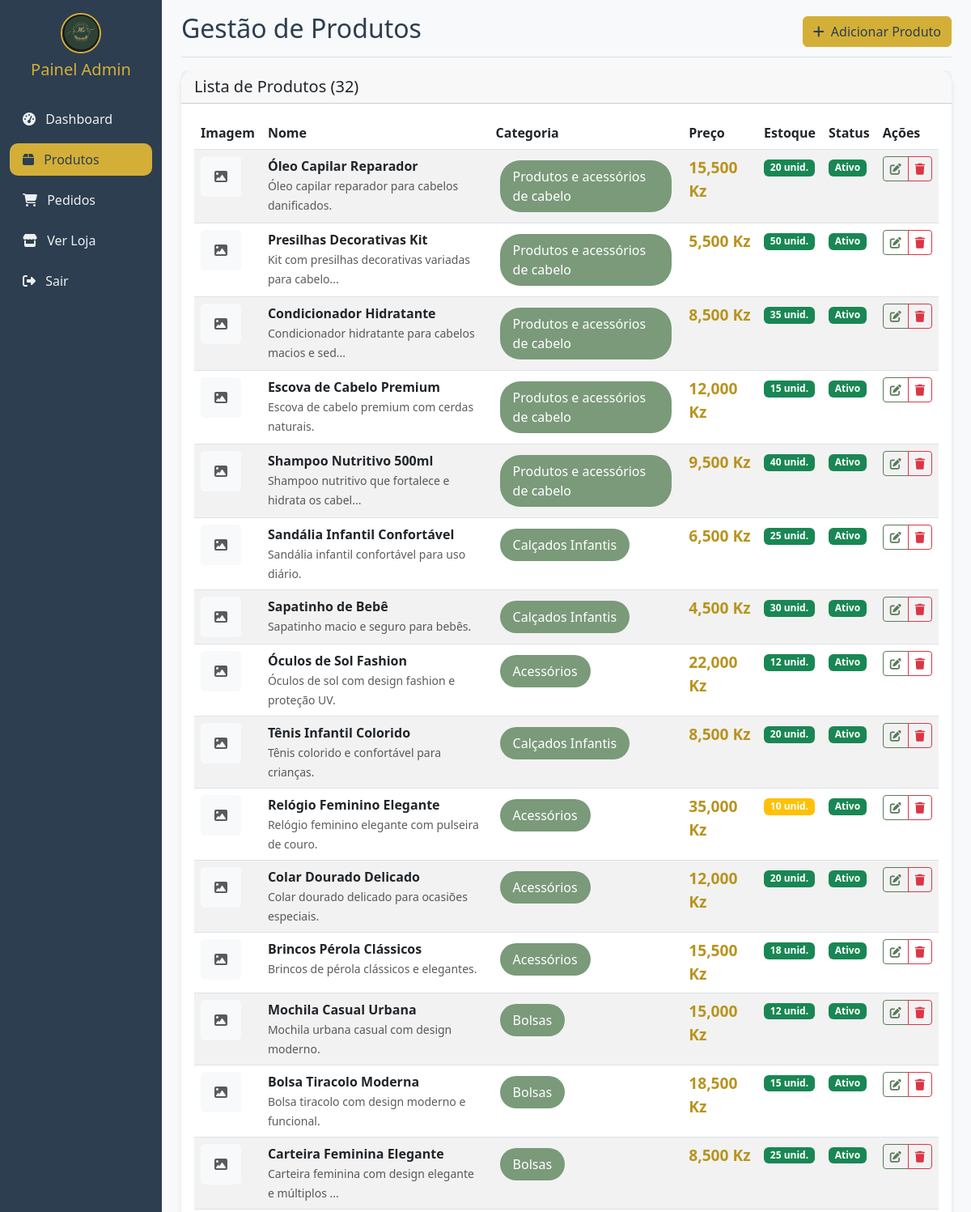
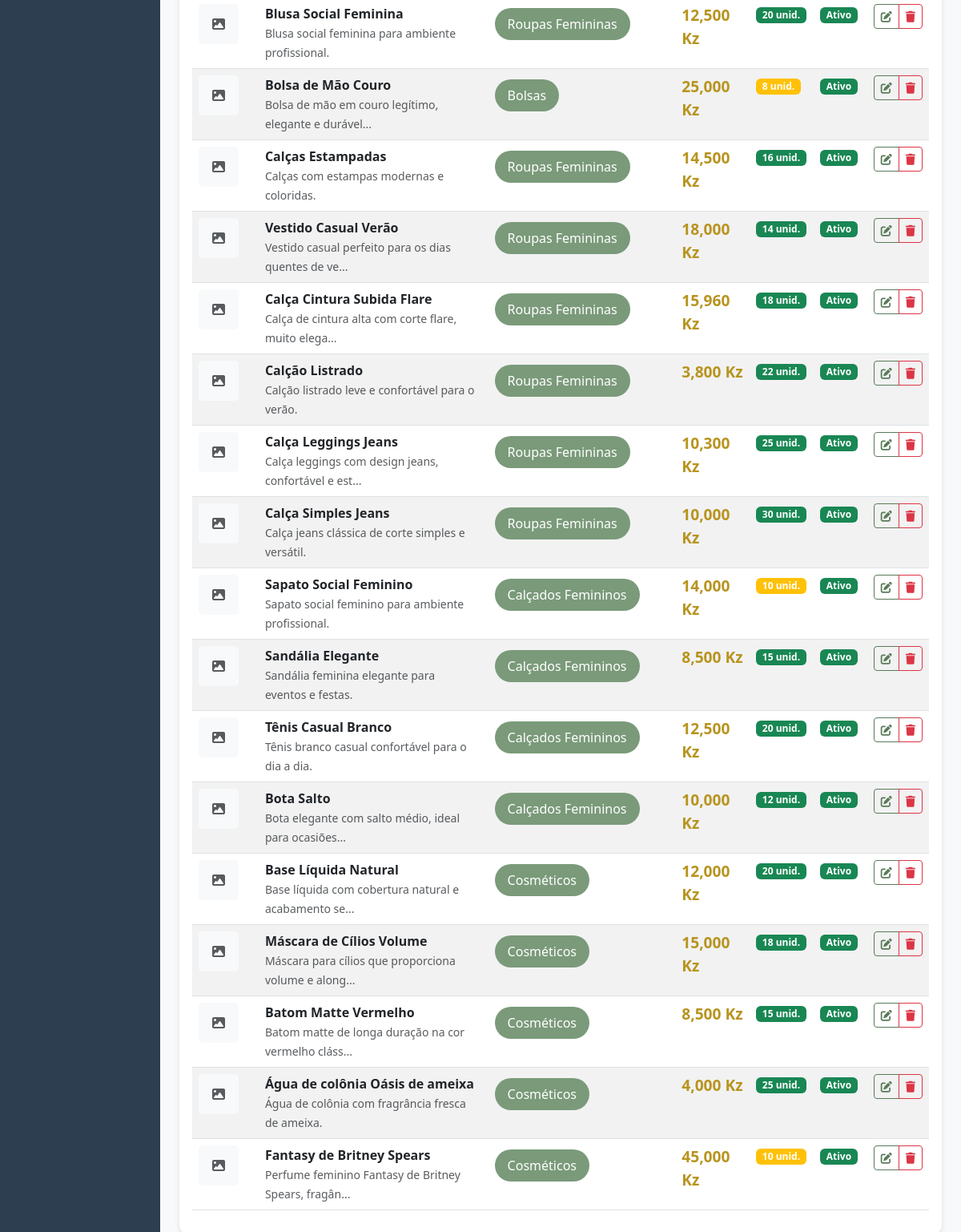
The page /admin/products (signed in) on the database its author committed (2 pictures, top to bottom).
### models.py (models this page shows)
class Product(db.Model):
    __tablename__ = 'products'
    id = db.Column(db.Integer, primary_key=True)
    name = db.Column(db.String(200), nullable=False)
    price = db.Column(db.Numeric(10, 2), nullable=False)
    category = db.Column(db.String(100), nullable=False)
    image_url = db.Column(db.String(500))
    description = db.Column(Text)
    stock_quantity = db.Column(db.Integer, default=0)
    is_active = db.Column(db.Boolean, default=True)
    created_at = db.Column(db.DateTime, default=datetime.utcnow)
    updated_at = db.Column(db.DateTime, default=datetime.utcnow, onupdate=datetime.utcnow)

### routes.py (the view)
@app.route('/admin/products')
@login_required
def admin_products():
    products = get_products()
    categories = get_categories()
    return render_template('admin/products.html', products=products, categories=categories)

### app.py (called while the page is built)
@app.before_request
def init_cart():
    if 'cart' not in session:
        session['cart'] = {}

@login_manager.user_loader
def load_user(user_id):
    from models import User
    return User.query.get(int(user_id))

### database.py (called while the page is built)
def get_products():
    try:
        products = Product.query.order_by(Product.created_at.desc()).all()
        return [
            {
                'id': p.id,
                'name': p.name,
                'price': float(p.price),
                'category': p.category,
                'image_url': p.image_url,
                'description': p.description,
                'stock_quantity': p.stock_quantity,
                'is_active': p.is_active,
                'created_at': p.created_at,
                'updated_at': p.updated_at
            }
            for p in products
        ]
    except Exception as e:
        print(f"Error getting products: {e}")
        return []

def get_categories():
    try:
        categories = Category.query.order_by(Category.name).all()
        return [
            {
                'id': c.id,
                'name': c.name,
                'description': c.description,
                'is_active': c.is_active,
                'created_at': c.created_at
            }
            for c in categories
        ]
    except Exception as e:
        print(f"Error getting categories: {e}")
        return []

### templates/admin/products.html (shortened to what this page needs)
<!DOCTYPE html>
<html lang="pt">
<head>
    <link href="https://cdn.jsdelivr.net/npm/bootstrap@5.3.0/dist/css/bootstrap.min.css" rel="stylesheet">
    <link href="https://cdnjs.cloudflare.com/ajax/libs/font-awesome/6.4.0/css/all.min.css" rel="stylesheet">
    <link href="{{ url_for('static', filename='css/ecommerce-theme.css') }}" rel="stylesheet">
</head>
<body>
    <div class="container-fluid">
        <div class="row">
            <nav id="sidebar" class="col-md-3 col-lg-2 d-md-block admin-sidebar sidebar collapse">
                <div class="position-sticky pt-3">
                    <div class="text-center mb-4">
                        <img src="{{ url_for('static', filename='images/logo.png') }}" alt="NC Glamour Store" class="logo-image mb-2">
                        <h5 style="color: var(--accent-gold);">Painel Admin</h5>
                    </div>
                    <ul class="nav flex-column">
                        <li class="nav-item">
                            <a class="nav-link" href="{{ url_for('admin_dashboard') }}">
                                <i class="fas fa-tachometer-alt me-2"></i>
                                Dashboard
                            </a>
                        </li>
                        <li class="nav-item">
                            <a class="nav-link active" href="{{ url_for('admin_products') }}">
                                <i class="fas fa-box me-2"></i>
                                Produtos
                            </a>
                        </li>
                        <li class="nav-item">
                            <a class="nav-link" href="{{ url_for('admin_orders') }}">
                                <i class="fas fa-shopping-cart me-2"></i>
                                Pedidos
                            </a>
                        </li>
                        <li class="nav-item">
                            <a class="nav-link" href="{{ url_for('index') }}">
                                <i class="fas fa-store me-2"></i>
                                Ver Loja
                            </a>
                        </li>
                        <li class="nav-item">
                            <a class="nav-link" href="{{ url_for('admin_logout') }}">
                                <i class="fas fa-sign-out-alt me-2"></i>
                                Sair
                            </a>
                        </li>
                    </ul>
                </div>
            </nav>
            <main class="col-md-9 ms-sm-auto col-lg-10 px-md-4">
                <div class="d-flex justify-content-between flex-wrap flex-md-nowrap align-items-center pt-3 pb-2 mb-3 border-bottom">
                    <h1 class="h2">Gestão de Produtos</h1>
                    <div class="btn-toolbar mb-2 mb-md-0">
                        <a href="{{ url_for('admin_add_product') }}" class="btn btn-success">
                            <i class="fas fa-plus me-2"></i>Adicionar Produto
                        </a>
                    </div>
                </div>
                <div class="card">
                    <div class="card-header">
                        <h5 class="mb-0">Lista de Produtos ({{ products|length }})</h5>
                    </div>
                    <div class="card-body">
                        {% if products %}
                            <div class="table-responsive">
                                <table class="table table-striped table-hover">
                                    <thead>
                                        <tr>
                                            <th>Imagem</th>
                                            <th>Nome</th>
                                            <th>Categoria</th>
                                            <th>Preço</th>
                                            <th>Estoque</th>
                                            <th>Status</th>
                                            <th>Ações</th>
                                        </tr>
                                    </thead>
                                    <tbody>
                                        {% for product in products %}
                                            <tr>
                                                <td>
                                                    {% if product.image_url %}
                                                        <img src="{{ product.image_url }}" alt="{{ product.name }}"
                                                             class="img-thumbnail" style="width: 50px; height: 50px; object-fit: cover;">
                                                    {% else %}
                                                        <div class="bg-light d-flex align-items-center justify-content-center"
                                                             style="width: 50px; height: 50px; border-radius: 5px;">
                                                            <i class="fas fa-image text-muted"></i>
                                                        </div>
                                                    {% endif %}
                                                </td>
                                                <td>
                                                    <strong>{{ product.name }}</strong>
                                                    {% if product.description %}
                                                        <br><small class="text-muted">{{ product.description[:50] }}{{ '...' if product.description|length > 50 }}</small>
                                                    {% endif %}
                                                </td>
                                                <td>
                                                    <span class="category-pill">{{ product.category }}</span>
                                                </td>
                                                <td>
                                                    <span class="price">{{ '{:,.0f}'.format(product.price) }} Kz</span>
                                                </td>
                                                <td>
                                                    <span class="badge bg-{{ 'success' if product.stock_quantity > 10 else 'warning' if product.stock_quantity > 0 else 'danger' }}">
                                                        {{ product.stock_quantity }} unid.
                                                    </span>
                                                </td>
                                                <td>
                                                    <span class="badge bg-{{ 'success' if product.is_active else 'secondary' }}">
                                                        {{ 'Ativo' if product.is_active else 'Inativo' }}
                                                    </span>
                                                </td>
                                                <td>
                                                    <div class="btn-group btn-group-sm">
                                                        <a href="{{ url_for('admin_edit_product', product_id=product.id) }}"
                                                           class="btn btn-outline-primary">
                                                            <i class="fas fa-edit"></i>
                                                        </a>
                                                        <button class="btn btn-outline-danger"
                                                                onclick="confirmDelete({{ product.id }}, '{{ product.name }}')">
                                                            <i class="fas fa-trash"></i>
                                                        </button>
                                                    </div>
                                                </td>
                                            </tr>
                                        {% endfor %}
                                    </tbody>
                                </table>
                            </div>
                        {% else %}
                            <div class="text-center py-5">
                                <i class="fas fa-box fa-3x text-muted mb-3"></i>
                                <h5 class="text-muted">Nenhum produto encontrado</h5>
                                <p class="text-muted">Clique no botão "Adicionar Produto" para começar.</p>
                            </div>
                        {% endif %}
                    </div>
                </div>
            </main>
        </div>
    </div>
</body>
</html>

### static/css/ecommerce-theme.css (style rules this page uses)
:root { --primary-green: #5a7a5a; --primary-green-light: #7a9a7a; --primary-green-dark: #4a6a4a; --accent-gold: #d4af37; --accent-gold-light: #f4cf57; --accent-gold-dark: #b8941f; --neutral-dark: #2c3e50; --neutral-medium: #34495e; --neutral-light: #ecf0f1; --neutral-white: #ffffff; --success-color: #27ae60; --error-color: #e74c3c; --warning-color: #f39c12; --info-color: #3498db; --text-primary: #2c3e50; --text-secondary: #7f8c8d; --text-light: #bdc3c7; }
body { font-family: 'Segoe UI', Tahoma, Geneva, Verdana, sans-serif; color: var(--text-primary); background-color: #f8f9fa; }
.logo-image { width: 50px; height: 50px; border-radius: 50%; object-fit: cover; border: 2px solid var(--accent-gold); }
.btn-success { background-color: var(--accent-gold); border-color: var(--accent-gold); color: var(--neutral-dark); }
.btn-outline-primary { color: var(--primary-green); border-color: var(--primary-green); }
.card { border: none; border-radius: 15px; box-shadow: 0 4px 6px rgba(0,0,0,0.1); transition: all 0.3s ease; }
.price { color: var(--accent-gold-dark); font-weight: bold; font-size: 1.2rem; }
.category-pill { background-color: var(--primary-green-light); color: white; border-radius: 25px; padding: 8px 16px; text-decoration: none; transition: all 0.3s ease; display: inline-block; margin: 5px; }
.admin-sidebar { background-color: var(--neutral-dark); min-height: 100vh; }
.admin-sidebar .nav-link { color: var(--neutral-light); border-radius: 10px; margin: 5px 0; transition: all 0.3s ease; }
.admin-sidebar .nav-link.active { background-color: var(--accent-gold); color: var(--neutral-dark); }

### rows shown on the page
Product: name "Óleo Capilar Reparador", description "Óleo capilar reparador para cabelos danificados.", category "Produtos e acessórios de cabelo", price "15,500", stock_quantity "20", is_active "Ativo"
Product: name "Presilhas Decorativas Kit", description "Kit com presilhas decorativas variadas para cabelo", description "...", category "Produtos e acessórios de cabelo", price "5,500", stock_quantity "50", is_active "Ativo"
Product: name "Condicionador Hidratante", description "Condicionador hidratante para cabelos macios e sed", description "...", category "Produtos e acessórios de cabelo", price "8,500", stock_quantity "35", is_active "Ativo"
Product: name "Escova de Cabelo Premium", description "Escova de cabelo premium com cerdas naturais.", category "Produtos e acessórios de cabelo", price "12,000", stock_quantity "15", is_active "Ativo"
Product: name "Shampoo Nutritivo 500ml", description "Shampoo nutritivo que fortalece e hidrata os cabel", description "...", category "Produtos e acessórios de cabelo", price "9,500", stock_quantity "40", is_active "Ativo"
Product: name "Sandália Infantil Confortável", description "Sandália infantil confortável para uso diário.", category "Calçados Infantis", price "6,500", stock_quantity "25", is_active "Ativo"
Product: name "Sapatinho de Bebê", description "Sapatinho macio e seguro para bebês.", category "Calçados Infantis", price "4,500", stock_quantity "30", is_active "Ativo"
Product: name "Óculos de Sol Fashion", description "Óculos de sol com design fashion e proteção UV.", category "Acessórios", price "22,000", stock_quantity "12", is_active "Ativo"
Product: name "Tênis Infantil Colorido", description "Tênis colorido e confortável para crianças.", category "Calçados Infantis", price "8,500", stock_quantity "20", is_active "Ativo"
Product: name "Relógio Feminino Elegante", description "Relógio feminino elegante com pulseira de couro.", category "Acessórios", price "35,000", stock_quantity "10", is_active "Ativo"
Product: name "Colar Dourado Delicado", description "Colar dourado delicado para ocasiões especiais.", category "Acessórios", price "12,000", stock_quantity "20", is_active "Ativo"
Product: name "Brincos Pérola Clássicos", description "Brincos de pérola clássicos e elegantes.", category "Acessórios", price "15,500", stock_quantity "18", is_active "Ativo"
Product: name "Mochila Casual Urbana", description "Mochila urbana casual com design moderno.", category "Bolsas", price "15,000", stock_quantity "12", is_active "Ativo"
Product: name "Bolsa Tiracolo Moderna", description "Bolsa tiracolo com design moderno e funcional.", category "Bolsas", price "18,500", stock_quantity "15", is_active "Ativo"
Product: name "Carteira Feminina Elegante", description "Carteira feminina com design elegante e múltiplos", description "...", category "Bolsas", price "8,500", stock_quantity "25", is_active "Ativo"
Product: name "Blusa Social Feminina", description "Blusa social feminina para ambiente profissional.", category "Roupas Femininas", price "12,500", stock_quantity "20", is_active "Ativo"
Product: name "Bolsa de Mão Couro", description "Bolsa de mão em couro legítimo, elegante e durável", description "...", category "Bolsas", price "25,000", stock_quantity "8", is_active "Ativo"
Product: name "Calças Estampadas", description "Calças com estampas modernas e coloridas.", category "Roupas Femininas", price "14,500", stock_quantity "16", is_active "Ativo"
Product: name "Vestido Casual Verão", description "Vestido casual perfeito para os dias quentes de ve", description "...", category "Roupas Femininas", price "18,000", stock_quantity "14", is_active "Ativo"
Product: name "Calça Cintura Subida Flare", description "Calça de cintura alta com corte flare, muito elega", description "...", category "Roupas Femininas", price "15,960", stock_quantity "18", is_active "Ativo"
Product: name "Calção Listrado", description "Calção listrado leve e confortável para o verão.", category "Roupas Femininas", price "3,800", stock_quantity "22", is_active "Ativo"
Product: name "Calça Leggings Jeans", description "Calça leggings com design jeans, confortável e est", description "...", category "Roupas Femininas", price "10,300", stock_quantity "25", is_active "Ativo"
Product: name "Calça Simples Jeans", description "Calça jeans clássica de corte simples e versátil.", category "Roupas Femininas", price "10,000", stock_quantity "30", is_active "Ativo"
Product: name "Sapato Social Feminino", description "Sapato social feminino para ambiente profissional.", category "Calçados Femininos", price "14,000", stock_quantity "10", is_active "Ativo"
Product: name "Sandália Elegante", description "Sandália feminina elegante para eventos e festas.", category "Calçados Femininos", price "8,500", stock_quantity "15", is_active "Ativo"
Product: name "Tênis Casual Branco", description "Tênis branco casual confortável para o dia a dia.", category "Calçados Femininos", price "12,500", stock_quantity "20", is_active "Ativo"
Product: name "Bota Salto", description "Bota elegante com salto médio, ideal para ocasiões", description "...", category "Calçados Femininos", price "10,000", stock_quantity "12", is_active "Ativo"
Product: name "Base Líquida Natural", description "Base líquida com cobertura natural e acabamento se", description "...", category "Cosméticos", price "12,000", stock_quantity "20", is_active "Ativo"
Product: name "Máscara de Cílios Volume", description "Máscara para cílios que proporciona volume e along", description "...", category "Cosméticos", price "15,000", stock_quantity "18", is_active "Ativo"
Product: name "Batom Matte Vermelho", description "Batom matte de longa duração na cor vermelho cláss", description "...", category "Cosméticos", price "8,500", stock_quantity "15", is_active "Ativo"
Product: name "Água de colônia Oásis de ameixa", description "Água de colônia com fragrância fresca de ameixa.", category "Cosméticos", price "4,000", stock_quantity "25", is_active "Ativo"
Product: name "Fantasy de Britney Spears", description "Perfume feminino Fantasy de Britney Spears, fragân", description "...", category "Cosméticos", price "45,000", stock_quantity "10", is_active "Ativo"

### other values the page prints
{{ products|length }} "32"
